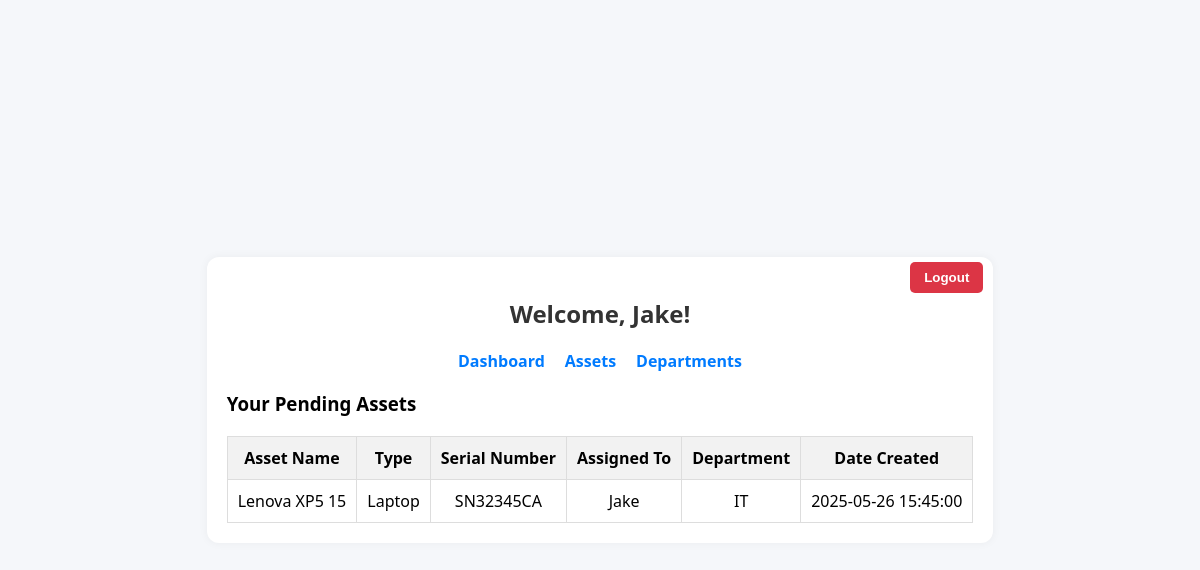
/dashboard (signed in), run on an earlier commit of the app's database.
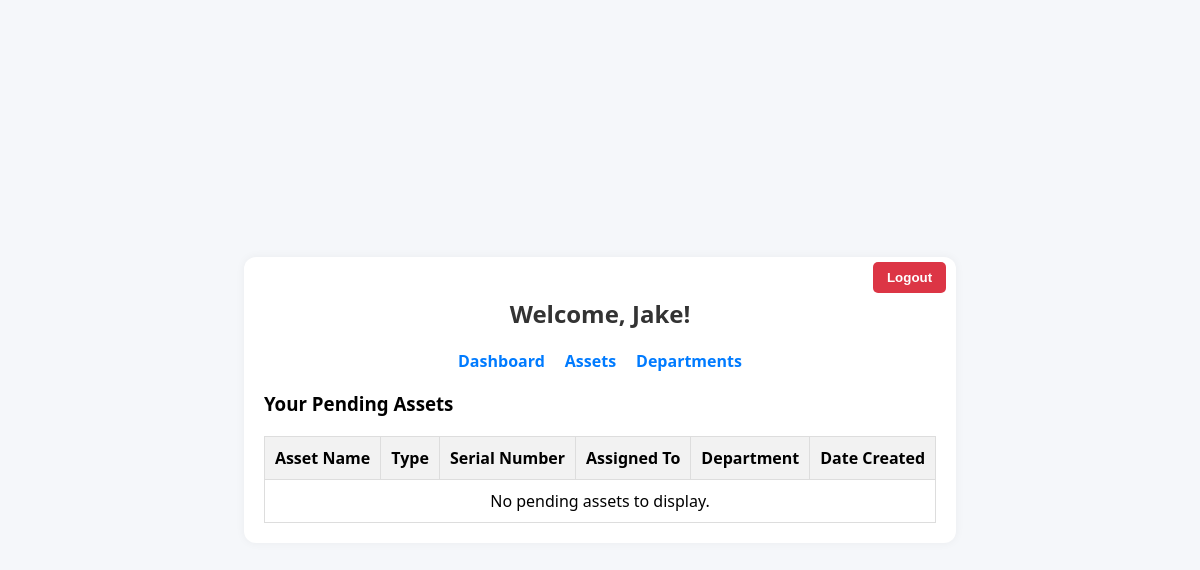
And on a later commit of the database.
### tables this page shows
CREATE TABLE User (
        id INTEGER PRIMARY KEY AUTOINCREMENT,
        username TEXT UNIQUE NOT NULL,
        password_hash TEXT NOT NULL,
        role TEXT NOT NULL CHECK(role IN ('Admin', 'User'))
    );

CREATE TABLE Asset (
        id INTEGER PRIMARY KEY AUTOINCREMENT,
        name TEXT NOT NULL,
        description TEXT,
        type TEXT,
        serial_number TEXT UNIQUE,
        date_created TEXT,
        in_use INTEGER NOT NULL DEFAULT 1,
        approved INTEGER NOT NULL DEFAULT 0,
        owner_id INTEGER,
        department_id INTEGER,
        FOREIGN KEY(owner_id) REFERENCES User(id),
        FOREIGN KEY(department_id) REFERENCES Department(id)
    );

CREATE TABLE Department (
        id INTEGER PRIMARY KEY AUTOINCREMENT,
        name TEXT NOT NULL
    );

### app.py (the view)
@app.route('/dashboard')
@login_required
def dashboard():
    user = current_user()
    connection = get_db()
    cursor = connection.cursor()
    if(user['role'] == 'Admin'):
        cursor.execute('''
            SELECT a.*, u.username AS owner_username, d.name AS department_name
            FROM Asset a
            LEFT JOIN User u ON a.owner_id = u.id
            LEFT JOIN Department d ON a.department_id = d.id
            WHERE a.approved = 0
        ''')
    else:
        cursor.execute('''
            SELECT a.*, u.username AS owner_username, d.name AS department_name
            FROM Asset a
            LEFT JOIN User u ON a.owner_id = u.id
            LEFT JOIN Department d ON a.department_id = d.id
            WHERE a.owner_id = ? AND a.approved = 0
        ''', (user['id'],))
    assets = [dict(row) for row in cursor.fetchall()]
    return render_template('dashboard.html', user=user, assets=assets)

### app.py (called while the page is built)
def get_db():
    if 'db' not in g:
        g.db = sql.connect(app.config['DATABASE'])
        g.db.row_factory = sql.Row
    return g.db

def query_db(query, args=(), one=False):
    cursor = get_db().execute(query, args)
    rv = cursor.fetchall()
    cursor.close()
    return (rv[0] if rv else None) if one else rv

def current_user():
    if 'user_id' in session:
        return query_db('SELECT * FROM User WHERE id = ?', [session['user_id']], one=True)
    return None

def login_required(f):
    @wraps(f)
    def decorated_function(*args, **kwargs):
        if 'user_id' not in session:
            flash('Please log in to access this page.', 'warning')
            return redirect(url_for('login'))
        return f(*args, **kwargs)
    return decorated_function

### templates/dashboard.html (shortened to what this page needs)
<!DOCTYPE html>
<html lang="en">
  <head>
    <link
      rel="stylesheet"
      href="{{ url_for('static', filename='css/dashboard.css') }}"
    />
  </head>
  <body>
    <div class="dashboard-container">
      <form method="post" action="{{ url_for('logout') }}" class="logout-form">
        <button type="submit">Logout</button>
      </form>
      <h2 class="text-center">Welcome, {{ user['username'] }}!</h2>
      <nav class="nav-links">
        <a href="{{ url_for('dashboard') }}">Dashboard</a>
        <a href="{{ url_for('assets') }}">Assets</a>
        <a href="{{ url_for('departments') }}">Departments</a>
      </nav>
      <h3>
        {{ 'All Pending Assets' if user['role'] == 'Admin' else 'Your Pending
        Assets' }}
      </h3>
      <table class="assets-table">
        <thead>
          <tr>
            <th>Asset Name</th>
            <th>Type</th>
            <th>Serial Number</th>
            <th>Assigned To</th>
            <th>Department</th>
            <th>Date Created</th>
          </tr>
        </thead>
        <tbody>
          {% for asset in assets %}
          <tr>
            <td>{{ asset['name'] }}</td>
            <td>{{ asset['type'] }}</td>
            <td>{{ asset['serial_number'] }}</td>
            <td>{{ asset['owner_username'] }}</td>
            <td>{{ asset['department_name'] or '—' }}</td>
            <td>{{ asset['date_created'] }}</td>
          </tr>
          {% endfor %} {% if assets|length == 0 %}
          <tr>
            <td colspan="6">No pending assets to display.</td>
          </tr>
          {% endif %}
        </tbody>
      </table>
    </div>
  </body>
</html>

### static/css/dashboard.css (style rules this page uses)
body { font-family: "Segoe UI", Tahoma, Geneva, Verdana, sans-serif; background: #f5f7fa; display: flex; align-items: center; justify-content: center; height: 100vh; margin: 0; }
h2 { text-align: center; color: #333; }
form { display: flex; flex-direction: column; }
.dashboard-container { position: relative; max-width: 1000px; margin: 40px auto; padding: 20px; background: #fff; border-radius: 12px; box-shadow: 0 0 10px rgba(0, 0, 0, 0.05); }
.nav-links { display: flex; justify-content: center; gap: 20px; margin-bottom: 15px; }
.nav-links a { text-decoration: none; color: #007bff; font-weight: bold; }
.logout-form { display: inline; }
.logout-form button { background-color: #dc3545; color: white; border: none; padding: 8px 14px; border-radius: 5px; cursor: pointer; font-weight: bold; position: absolute; right: 10px; top: 5px; }
.assets-table { width: 100%; border-collapse: collapse; margin-top: 20px; }
.assets-table th, .assets-table td { padding: 10px; border: 1px solid #ddd; text-align: center; }
.assets-table th { background-color: #f2f2f2; }

What changed in the data, as far as the page shows it:
no longer on this page (row edited): Asset: name "Lenova XP5 15", type "Laptop", serial_number "SN32345CA", owner_username "Jake", name "IT", date_created "2025-05-26 15:45:00"
Also different on the page:
text now shown: "No pending assets to display."
